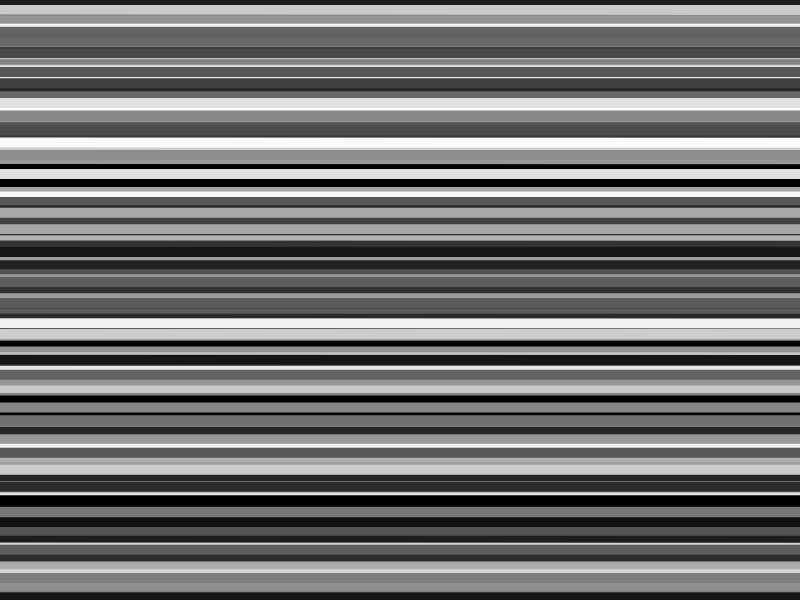
Frame 1 (no input)
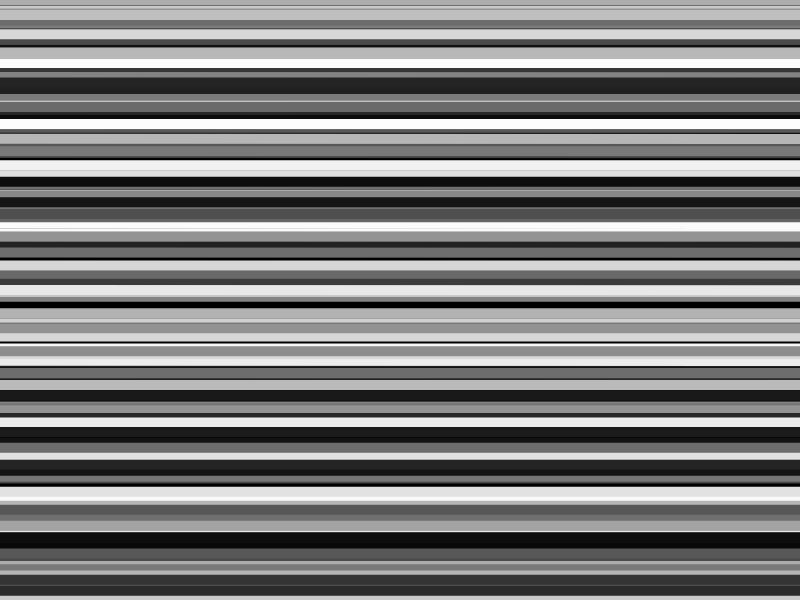
Frame 60 (no input)
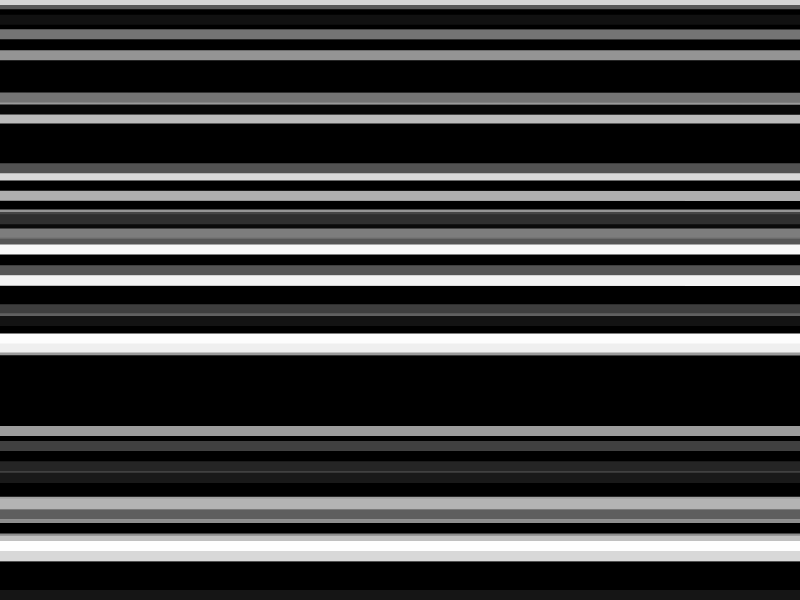
Frame 120 (the mouse pressed at the canvas centre since frame 60)

The p5.js sketch that drew these frames (run headless with seeded random() and noise() and a simulated clock; from frame 60 on, the mouse is pressed at the canvas centre):

// p5.js sketch
// ── sketch.js
let x = 0;
let y = 0;
let spacingX = 30;
let spacingY = 15;

function setup() {
createCanvas(displayWidth, displayHeight)
frameRate(60);
}

function draw() {
  
  background(0);
  for (x = 0; x <= width; x += spacingX) {
    for (y = 0; y <= height; y += spacingY) {
      noFill();
     // noStroke();
     stroke(random(255,0));
     strokeWeight(10);
      //rect(x, y, 200, 200);
     // fill(random(255,0),);
      //rect(x + 25, y + 25, 25, 25);
      //rect(x, y, 20, 50);
      //fill(255);
//rect(random(x/1), random(y/1), width/100,height/100);
      line (random(x*0),random(y*20), width*10000,height);
//rect((y/1), (x/1), random(height/100),random(width/100));
    }
}
}
function mousePressed() {
spacingX = spacingX*5;
frameRate(50)
}
